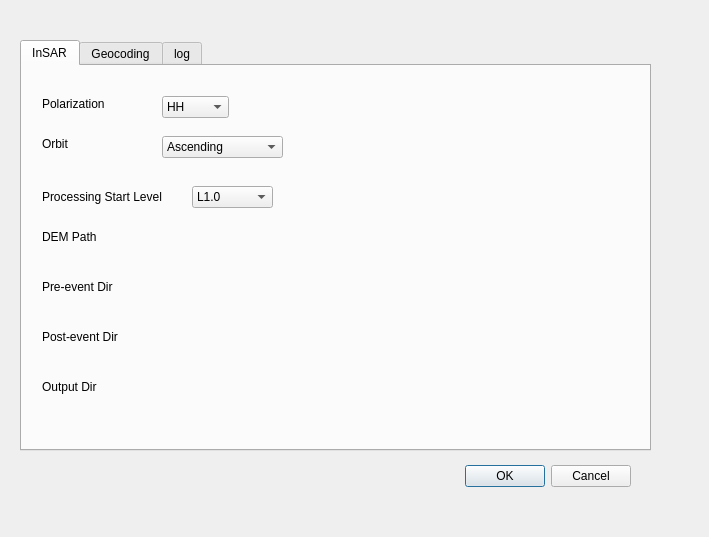
<?xml version="1.0" encoding="UTF-8"?>
<ui version="4.0">
 <class>AzayakaPluginDialogBase</class>
 <widget class="QDialog" name="AzayakaPluginDialogBase">
  <property name="geometry">
   <rect>
    <x>0</x>
    <y>0</y>
    <width>709</width>
    <height>537</height>
   </rect>
  </property>
  <property name="windowTitle">
   <string>Azayaka</string>
  </property>
  <widget class="QDialogButtonBox" name="button_box">
   <property name="geometry">
    <rect>
     <x>290</x>
     <y>460</y>
     <width>341</width>
     <height>32</height>
    </rect>
   </property>
   <property name="orientation">
    <enum>Qt::Horizontal</enum>
   </property>
   <property name="standardButtons">
    <set>QDialogButtonBox::Cancel|QDialogButtonBox::Ok</set>
   </property>
  </widget>
  <widget class="QTabWidget" name="tabWidget">
   <property name="geometry">
    <rect>
     <x>20</x>
     <y>40</y>
     <width>631</width>
     <height>411</height>
    </rect>
   </property>
   <property name="currentIndex">
    <number>0</number>
   </property>
   <widget class="QWidget" name="InSARTab">
    <attribute name="title">
     <string>InSAR</string>
    </attribute>
    <widget class="QLabel" name="label_9">
     <property name="geometry">
      <rect>
       <x>20</x>
       <y>163</y>
       <width>101</width>
       <height>16</height>
      </rect>
     </property>
     <property name="text">
      <string>DEM Path</string>
     </property>
    </widget>
    <widget class="QgsFileWidget" name="PreEventDir_2">
     <property name="geometry">
      <rect>
       <x>140</x>
       <y>160</y>
       <width>451</width>
       <height>27</height>
      </rect>
     </property>
    </widget>
    <widget class="QLabel" name="label_2">
     <property name="geometry">
      <rect>
       <x>20</x>
       <y>213</y>
       <width>101</width>
       <height>16</height>
      </rect>
     </property>
     <property name="text">
      <string>Pre-event Dir</string>
     </property>
    </widget>
    <widget class="QgsFileWidget" name="PreEventDir">
     <property name="geometry">
      <rect>
       <x>140</x>
       <y>210</y>
       <width>451</width>
       <height>27</height>
      </rect>
     </property>
     <property name="storageMode">
      <enum>QgsFileWidget::GetDirectory</enum>
     </property>
    </widget>
    <widget class="QLabel" name="label_3">
     <property name="geometry">
      <rect>
       <x>20</x>
       <y>263</y>
       <width>121</width>
       <height>16</height>
      </rect>
     </property>
     <property name="text">
      <string>Post-event Dir</string>
     </property>
    </widget>
    <widget class="QgsFileWidget" name="PostEventDir">
     <property name="geometry">
      <rect>
       <x>140</x>
       <y>260</y>
       <width>451</width>
       <height>27</height>
      </rect>
     </property>
     <property name="storageMode">
      <enum>QgsFileWidget::GetDirectory</enum>
     </property>
    </widget>
    <widget class="QLabel" name="label_4">
     <property name="geometry">
      <rect>
       <x>20</x>
       <y>313</y>
       <width>111</width>
       <height>16</height>
      </rect>
     </property>
     <property name="text">
      <string>Output Dir</string>
     </property>
    </widget>
    <widget class="QgsFileWidget" name="OutputDir">
     <property name="geometry">
      <rect>
       <x>140</x>
       <y>310</y>
       <width>451</width>
       <height>27</height>
      </rect>
     </property>
     <property name="storageMode">
      <enum>QgsFileWidget::GetDirectory</enum>
     </property>
    </widget>
    <widget class="QLabel" name="label_10">
     <property name="geometry">
      <rect>
       <x>20</x>
       <y>30</y>
       <width>101</width>
       <height>16</height>
      </rect>
     </property>
     <property name="text">
      <string>Polarization</string>
     </property>
    </widget>
    <widget class="QComboBox" name="PolarizationList">
     <property name="geometry">
      <rect>
       <x>140</x>
       <y>30</y>
       <width>67</width>
       <height>22</height>
      </rect>
     </property>
     <item>
      <property name="text">
       <string>HH</string>
      </property>
     </item>
     <item>
      <property name="text">
       <string>VV</string>
      </property>
     </item>
     <item>
      <property name="text">
       <string>HV</string>
      </property>
     </item>
     <item>
      <property name="text">
       <string>VH</string>
      </property>
     </item>
    </widget>
    <widget class="QLabel" name="label_12">
     <property name="geometry">
      <rect>
       <x>20</x>
       <y>121</y>
       <width>151</width>
       <height>20</height>
      </rect>
     </property>
     <property name="text">
      <string>Processing Start Level</string>
     </property>
    </widget>
    <widget class="QComboBox" name="ProcessingStartLevel_2">
     <property name="geometry">
      <rect>
       <x>170</x>
       <y>120</y>
       <width>81</width>
       <height>22</height>
      </rect>
     </property>
     <item>
      <property name="text">
       <string>L1.0</string>
      </property>
     </item>
     <item>
      <property name="text">
       <string>L1.1</string>
      </property>
     </item>
    </widget>
    <widget class="QLabel" name="label_13">
     <property name="geometry">
      <rect>
       <x>20</x>
       <y>70</y>
       <width>101</width>
       <height>16</height>
      </rect>
     </property>
     <property name="text">
      <string>Orbit</string>
     </property>
    </widget>
    <widget class="QComboBox" name="OrbitList">
     <property name="geometry">
      <rect>
       <x>140</x>
       <y>70</y>
       <width>121</width>
       <height>22</height>
      </rect>
     </property>
     <item>
      <property name="text">
       <string>Ascending</string>
      </property>
     </item>
     <item>
      <property name="text">
       <string>Descending</string>
      </property>
     </item>
    </widget>
   </widget>
   <widget class="QWidget" name="GeocodingTab">
    <attribute name="title">
     <string>Geocoding</string>
    </attribute>
    <widget class="QLabel" name="label_7">
     <property name="geometry">
      <rect>
       <x>20</x>
       <y>121</y>
       <width>151</width>
       <height>20</height>
      </rect>
     </property>
     <property name="text">
      <string>Processing Start Level</string>
     </property>
    </widget>
    <widget class="QComboBox" name="ProcessingStartLevel">
     <property name="geometry">
      <rect>
       <x>170</x>
       <y>120</y>
       <width>81</width>
       <height>22</height>
      </rect>
     </property>
     <item>
      <property name="text">
       <string>L1.0</string>
      </property>
     </item>
     <item>
      <property name="text">
       <string>L1.1</string>
      </property>
     </item>
    </widget>
    <widget class="QLabel" name="label_8">
     <property name="geometry">
      <rect>
       <x>20</x>
       <y>173</y>
       <width>101</width>
       <height>16</height>
      </rect>
     </property>
     <property name="text">
      <string>DEM Path</string>
     </property>
    </widget>
    <widget class="QgsFileWidget" name="DEMPath">
     <property name="geometry">
      <rect>
       <x>140</x>
       <y>170</y>
       <width>451</width>
       <height>27</height>
      </rect>
     </property>
    </widget>
    <widget class="QLabel" name="label_5">
     <property name="geometry">
      <rect>
       <x>20</x>
       <y>223</y>
       <width>101</width>
       <height>16</height>
      </rect>
     </property>
     <property name="text">
      <string>SAR Dir</string>
     </property>
    </widget>
    <widget class="QgsFileWidget" name="SARDir">
     <property name="geometry">
      <rect>
       <x>140</x>
       <y>220</y>
       <width>451</width>
       <height>27</height>
      </rect>
     </property>
     <property name="storageMode">
      <enum>QgsFileWidget::GetDirectory</enum>
     </property>
    </widget>
    <widget class="QLabel" name="label_6">
     <property name="geometry">
      <rect>
       <x>20</x>
       <y>273</y>
       <width>111</width>
       <height>16</height>
      </rect>
     </property>
     <property name="text">
      <string>Output Dir</string>
     </property>
    </widget>
    <widget class="QgsFileWidget" name="OutputDir_2">
     <property name="geometry">
      <rect>
       <x>140</x>
       <y>270</y>
       <width>451</width>
       <height>27</height>
      </rect>
     </property>
     <property name="storageMode">
      <enum>QgsFileWidget::GetDirectory</enum>
     </property>
    </widget>
    <widget class="QLabel" name="label_11">
     <property name="geometry">
      <rect>
       <x>20</x>
       <y>30</y>
       <width>101</width>
       <height>16</height>
      </rect>
     </property>
     <property name="text">
      <string>Polarization</string>
     </property>
    </widget>
    <widget class="QComboBox" name="PolarizationList_2">
     <property name="geometry">
      <rect>
       <x>140</x>
       <y>30</y>
       <width>67</width>
       <height>22</height>
      </rect>
     </property>
     <item>
      <property name="text">
       <string>HH</string>
      </property>
     </item>
     <item>
      <property name="text">
       <string>VV</string>
      </property>
     </item>
     <item>
      <property name="text">
       <string>HV</string>
      </property>
     </item>
     <item>
      <property name="text">
       <string>VH</string>
      </property>
     </item>
    </widget>
    <widget class="QComboBox" name="OrbitList_2">
     <property name="geometry">
      <rect>
       <x>140</x>
       <y>80</y>
       <width>121</width>
       <height>22</height>
      </rect>
     </property>
     <item>
      <property name="text">
       <string>Ascending</string>
      </property>
     </item>
     <item>
      <property name="text">
       <string>Descending</string>
      </property>
     </item>
    </widget>
    <widget class="QLabel" name="label_14">
     <property name="geometry">
      <rect>
       <x>20</x>
       <y>80</y>
       <width>101</width>
       <height>16</height>
      </rect>
     </property>
     <property name="text">
      <string>Orbit</string>
     </property>
    </widget>
   </widget>
   <widget class="QWidget" name="logTab">
    <attribute name="title">
     <string>log</string>
    </attribute>
    <widget class="QTextEdit" name="plainTextEdit">
     <property name="geometry">
      <rect>
       <x>20</x>
       <y>20</y>
       <width>581</width>
       <height>141</height>
      </rect>
     </property>
    </widget>
    <widget class="QProgressBar" name="progressBar">
     <property name="geometry">
      <rect>
       <x>27</x>
       <y>180</y>
       <width>571</width>
       <height>23</height>
      </rect>
     </property>
     <property name="value">
      <number>24</number>
     </property>
    </widget>
    <widget class="QPushButton" name="cancelButton">
     <property name="enabled">
      <bool>false</bool>
     </property>
     <property name="geometry">
      <rect>
       <x>27</x>
       <y>210</y>
       <width>280</width>
       <height>32</height>
      </rect>
     </property>
     <property name="text">
      <string>Stop</string>
     </property>
    </widget>
    <widget class="QPushButton" name="closeButton">
     <property name="enabled">
      <bool>false</bool>
     </property>
     <property name="geometry">
      <rect>
       <x>318</x>
       <y>210</y>
       <width>280</width>
       <height>32</height>
      </rect>
     </property>
     <property name="text">
      <string>Close</string>
     </property>
    </widget>
   </widget>
  </widget>
 </widget>
 <customwidgets>
  <customwidget>
   <class>QgsFileWidget</class>
   <extends>QWidget</extends>
   <header>qgsfilewidget.h</header>
  </customwidget>
 </customwidgets>
 <resources/>
 <connections>
  <connection>
   <sender>button_box</sender>
   <signal>accepted()</signal>
   <receiver>AzayakaPluginDialogBase</receiver>
   <slot>accept()</slot>
   <hints>
    <hint type="sourcelabel">
     <x>20</x>
     <y>20</y>
    </hint>
    <hint type="destinationlabel">
     <x>20</x>
     <y>20</y>
    </hint>
   </hints>
  </connection>
  <connection>
   <sender>button_box</sender>
   <signal>rejected()</signal>
   <receiver>AzayakaPluginDialogBase</receiver>
   <slot>reject()</slot>
   <hints>
    <hint type="sourcelabel">
     <x>20</x>
     <y>20</y>
    </hint>
    <hint type="destinationlabel">
     <x>20</x>
     <y>20</y>
    </hint>
   </hints>
  </connection>
 </connections>
</ui>
